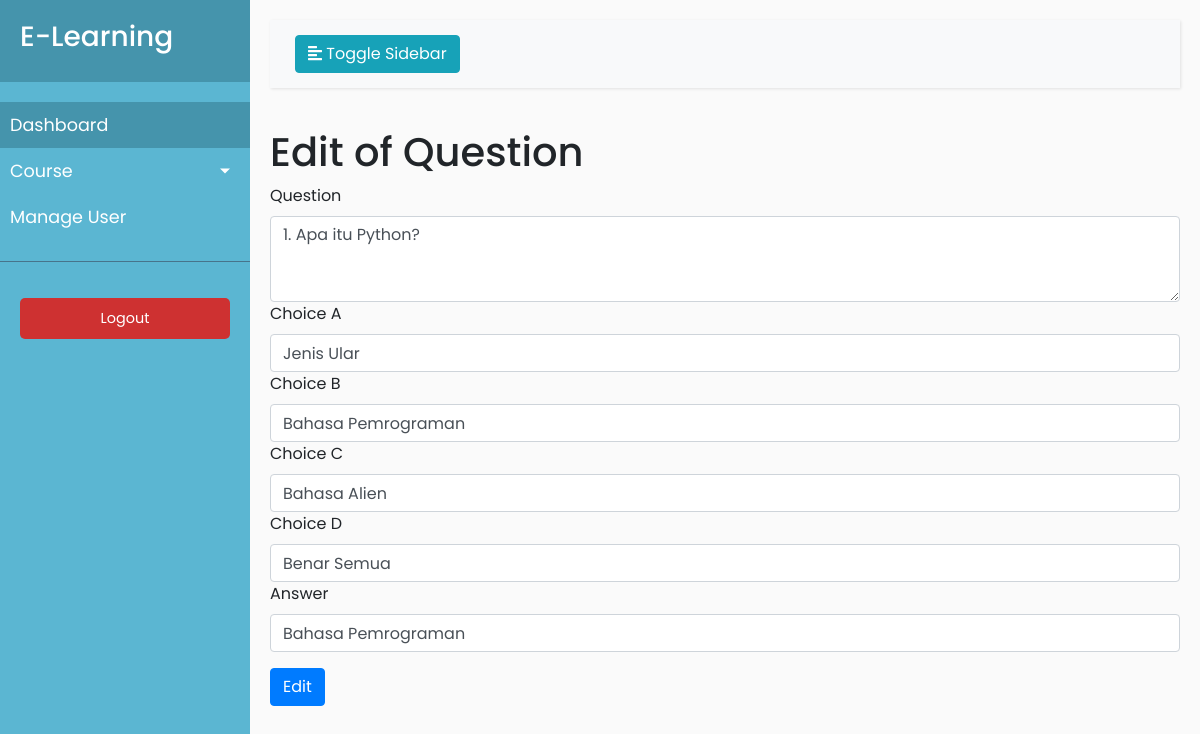
Page /admin/dashboard/edit-question.php?id=1 (signed in) on the committed database.
### tables this page shows
CREATE TABLE `question` (
  `id_question` int(11) NOT NULL,
  `question` text DEFAULT NULL,
  `choiceA` text DEFAULT NULL,
  `choiceB` text DEFAULT NULL,
  `choiceC` text DEFAULT NULL,
  `choiceD` text DEFAULT NULL,
  `answer` text DEFAULT NULL,
  `id_course` int(11) DEFAULT NULL
);

### admin/dashboard/edit-question.php (the view, shortened to what this page needs)
<?php
    if (!isset($_SESSION['username'])) {
        header("Location: ../index.php");
    } else {
        include_once '../../conn.php';
        $id = $_GET['id'];
        $query = mysqli_query($conn, "SELECT * FROM question WHERE id_question='$id'");
        $row = mysqli_fetch_assoc($query);
    }
?>
<!DOCTYPE html>
<html>
<head>
    <link rel="stylesheet" href="https://stackpath.bootstrapcdn.com/bootstrap/4.1.0/css/bootstrap.min.css"
>
    <link rel="stylesheet" href="style.css">
</head>
<body>
    <div class="wrapper">
        <nav id="sidebar">
            <div class="sidebar-header">
                <h3>E-Learning</h3>
            </div>
            <ul class="list-unstyled components">
                <li class="active">
                    <a href="index.php">Dashboard</a>
                </li>
                <li>
                    <a href="#homeSubmenu" data-toggle="collapse" aria-expanded="false"
                        class="dropdown-toggle">Course</a>
                </li>
                <li>
                    <a href="manage-user.php">Manage User</a>
                </li>
            </ul>
            <ul class="list-unstyled CTAs">
                <li>
                    <a href="logout.php" class="article">Logout</a>
                </li>
            </ul>
        </nav>
        <div id="content">
            <nav class="navbar navbar-expand-lg navbar-light bg-light">
                <div class="container-fluid">
                    <button type="button" id="sidebarCollapse" class="btn btn-info">
                        <i class="fas fa-align-left"></i>
                        <span>Toggle Sidebar</span>
                    </button>
                </div>
            </nav>
            <h1>Edit of Question</h1>
            <form action="edit-question.php?id=<?=$id;?>" method="post">
                <div class="form-group">
                    <label for="nama">Question</label>
                    <textarea class="form-control" id="question" name="question" rows="3" required><?=$row['question'];?></textarea>
                    <label for="nama">Choice A</label>
                    <input type="text" class="form-control" id="choiceA" name="choiceA" value="<?=$row['choiceA'];?>" required>
                    <label for="nama">Choice B</label>
                    <input type="text" class="form-control" id="choiceB" name="choiceB" value="<?=$row['choiceB'];?>" required>
                    <label for="nama">Choice C</label>
                    <input type="text" class="form-control" id="choiceC" name="choiceC" value="<?=$row['choiceC'];?>" required>
                    <label for="nama">Choice D</label>
                    <input type="text" class="form-control" id="choiceD" name="choiceD" value="<?=$row['choiceD'];?>" required>
                    <label for="nama">Answer</label>
                    <input type="text" class="form-control" id="answer" name="answer" value="<?=$row['answer'];?>" required>
                </div>
                <input class="btn btn-primary" type="submit" value="Edit" name="submit">
            </form>
        </div>
    </div>
</body>
</html>

### admin/dashboard/style.css (style rules this page uses)
body { font-family: 'Poppins', sans-serif; background: #fafafa; }
a, a:hover, a:focus { color: inherit; text-decoration: none; transition: all 0.3s; }
.navbar { padding: 15px 10px; background: #fff; border: none; border-radius: 0; margin-bottom: 40px; box-shadow: 1px 1px 3px rgba(0, 0, 0, 0.1); }
.wrapper { display: flex; width: 100%; align-items: stretch; }
#sidebar { min-width: 250px; max-width: 250px; background: #5BB6D2; color: #fff; transition: all 0.3s; }
#sidebar .sidebar-header { padding: 20px; background: #4594ac; }
#sidebar ul.components { padding: 20px 0; border-bottom: 1px solid #47748b; }
#sidebar ul li a { padding: 10px; font-size: 1.1em; display: block; }
#sidebar ul li.active>a, a[aria-expanded="true"] { color: #fff; background: #4594ac; }
a[data-toggle="collapse"] { position: relative; }
.dropdown-toggle::after { display: block; position: absolute; top: 50%; right: 20px; transform: translateY(-50%); }
ul.CTAs { padding: 20px; }
ul.CTAs a { text-align: center; font-size: 0.9em !important; display: block; border-radius: 5px; margin-bottom: 5px; }
a.article, a.article:hover { background: #ce3131 !important; color: #fff !important; }
#content { width: 100%; padding: 20px; min-height: 100vh; transition: all 0.3s; }

### rows in the picture
question: question "1. Apa itu Python?", choiceA "Jenis Ular", choiceB "Bahasa Pemrograman", choiceC "Bahasa Alien", choiceD "Benar Semua", answer "Bahasa Pemrograman"
